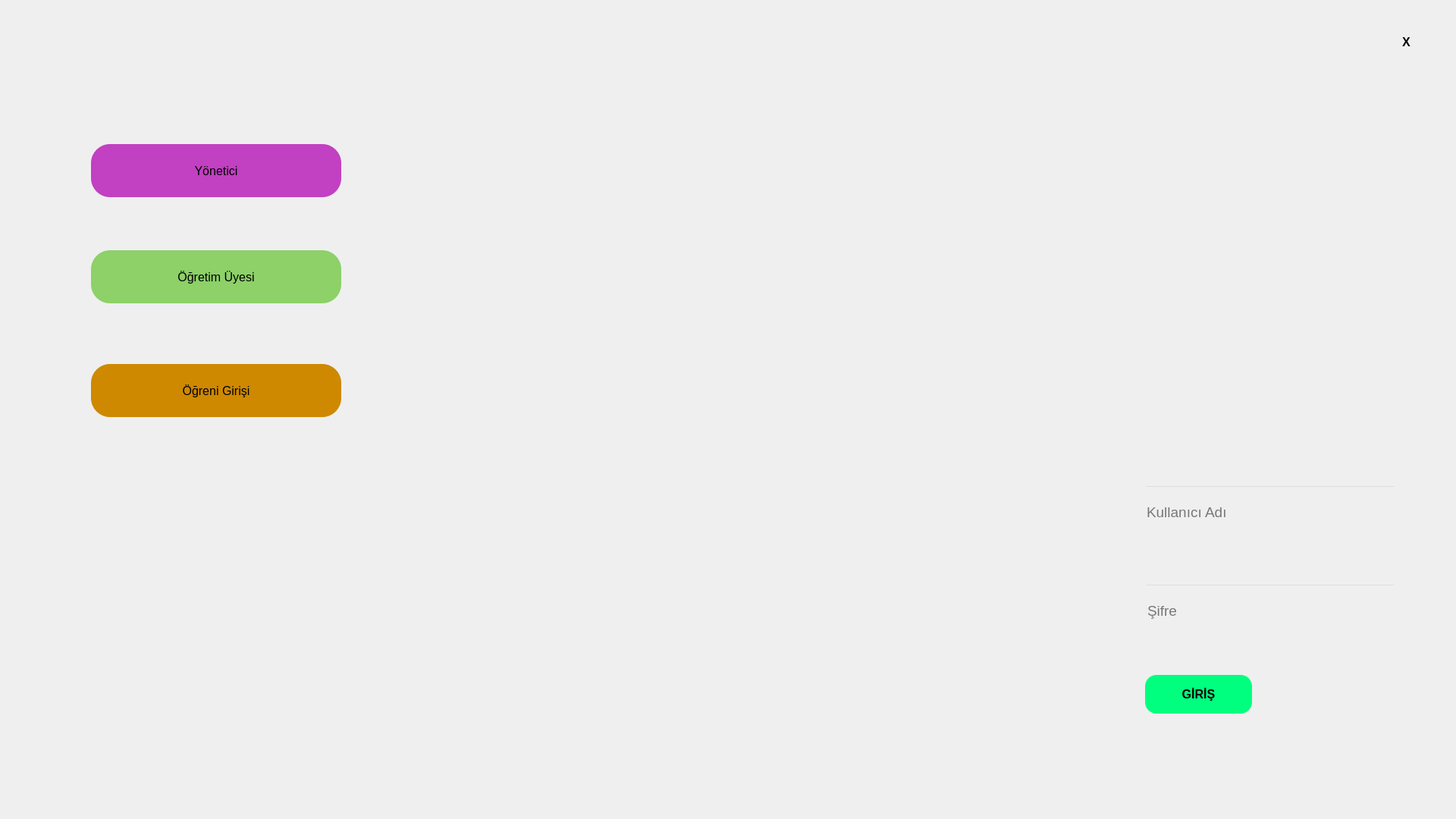
<?xml version="1.0" encoding="UTF-8"?>
<ui version="4.0">
 <class>MainWindow</class>
 <widget class="QMainWindow" name="MainWindow">
  <property name="geometry">
   <rect>
    <x>0</x>
    <y>0</y>
    <width>1920</width>
    <height>1080</height>
   </rect>
  </property>
  <property name="font">
   <font>
    <pointsize>10</pointsize>
   </font>
  </property>
  <property name="windowTitle">
   <string>MainWindow</string>
  </property>
  <widget class="QWidget" name="centralwidget">
   <widget class="QPushButton" name="btnOne">
    <property name="geometry">
     <rect>
      <x>120</x>
      <y>190</y>
      <width>330</width>
      <height>70</height>
     </rect>
    </property>
    <property name="font">
     <font>
      <family>Arial</family>
      <pointsize>12</pointsize>
     </font>
    </property>
    <property name="styleSheet">
     <string notr="true">QPushButton#btnOne{	
	background-color: rgb(194, 64, 194);
	color: black;
	border-radius:25px;
}
QPushButton#btnOne:hover{	
	background-color: qlineargradient(spread:pad, x1:0, y1:0.505682, x2:1, y2:0.477, stop:0 rgb(194, 64, 194), stop:1  rgb(194, 64, 194));
}
QPushButton#btnOne:pressed{
	padding-left:2px;
	padding-top:2px;	
	background-color: rgb(194, 64, 194);
}</string>
    </property>
    <property name="text">
     <string>Yönetici</string>
    </property>
   </widget>
   <widget class="QPushButton" name="btnTwo">
    <property name="geometry">
     <rect>
      <x>120</x>
      <y>330</y>
      <width>330</width>
      <height>70</height>
     </rect>
    </property>
    <property name="font">
     <font>
      <family>Arial</family>
      <pointsize>12</pointsize>
     </font>
    </property>
    <property name="styleSheet">
     <string notr="true">QPushButton#btnTwo{	
	background-color: rgb(141, 209, 104);
	color: black;
	border-radius:25px;
}
QPushButton#btnTwo:hover{	
	background-color: qlineargradient(spread:pad, x1:0, y1:0.505682, x2:1, y2:0.477, stop:0 rgb(141, 209, 104), stop:1  rgb(141, 209, 104));
}
QPushButton#btnTwo:pressed{
	padding-left:2px;
	padding-top:2px;	
	background-color: rgb(141, 209, 104);
}</string>
    </property>
    <property name="text">
     <string>Öğretim Üyesi</string>
    </property>
   </widget>
   <widget class="QLabel" name="logo">
    <property name="geometry">
     <rect>
      <x>0</x>
      <y>0</y>
      <width>1921</width>
      <height>1081</height>
     </rect>
    </property>
    <property name="text">
     <string>&lt;html&gt;&lt;head/&gt;&lt;body&gt;&lt;p align=&quot;center&quot;&gt;&lt;img src=&quot;:/images/logo3.png&quot;/&gt;&lt;/p&gt;&lt;/body&gt;&lt;/html&gt;</string>
    </property>
   </widget>
   <widget class="QPushButton" name="btnQuit">
    <property name="geometry">
     <rect>
      <x>1839</x>
      <y>40</y>
      <width>31</width>
      <height>30</height>
     </rect>
    </property>
    <property name="font">
     <font>
      <family>Arial</family>
      <pointsize>12</pointsize>
      <weight>75</weight>
      <bold>true</bold>
     </font>
    </property>
    <property name="styleSheet">
     <string notr="true">QPushButton#btnQuit{	
	background-color: transparent;
	color: rgb(0, 0, 0);
	border-radius:5px;
}
QPushButton#btnQuit:hover{	
	background-color: qlineargradient(spread:pad, x1:0, y1:0.505682, x2:1, y2:0.477, stop:0 rgb(255, 65, 65), stop:1  rgb(255, 65, 65));
}
QPushButton#btnQuit:pressed{
	padding-left:2px;
	padding-top:2px;	
	background-color: rgb(255, 65, 65);
}</string>
    </property>
    <property name="text">
     <string>X</string>
    </property>
    <property name="icon">
     <iconset>
      <normaloff>:/icons/feather/x.svg</normaloff>:/icons/feather/x.svg</iconset>
    </property>
    <property name="iconSize">
     <size>
      <width>25</width>
      <height>25</height>
     </size>
    </property>
   </widget>
   <widget class="QPushButton" name="btnThree">
    <property name="geometry">
     <rect>
      <x>120</x>
      <y>480</y>
      <width>330</width>
      <height>70</height>
     </rect>
    </property>
    <property name="font">
     <font>
      <family>Arial</family>
      <pointsize>12</pointsize>
     </font>
    </property>
    <property name="styleSheet">
     <string notr="true">QPushButton#btnThree{	
	background-color: rgb(206, 137, 0);
	color: black;
	border-radius:25px;
}
QPushButton#btnThree:hover{	
	background-color: qlineargradient(spread:pad, x1:0, y1:0.505682, x2:1, y2:0.477, stop:0 rgb(206, 137, 0), stop:1  rgb(206, 137, 0));
}
QPushButton#btnThree:pressed{
	padding-left:2px;
	padding-top:2px;	
	background-color: rgb(206, 137, 0);
}</string>
    </property>
    <property name="text">
     <string>Öğreni Girişi</string>
    </property>
   </widget>
   <widget class="QLineEdit" name="lineUsername">
    <property name="geometry">
     <rect>
      <x>1509</x>
      <y>640</y>
      <width>331</width>
      <height>70</height>
     </rect>
    </property>
    <property name="font">
     <font>
      <family>Arial</family>
      <pointsize>14</pointsize>
     </font>
    </property>
    <property name="styleSheet">
     <string notr="true">background-color:rgba(0,0,0,0);
border-bottom:2px solid rgba(105,118,132,255);

</string>
    </property>
    <property name="placeholderText">
     <string>Kullanıcı Adı</string>
    </property>
   </widget>
   <widget class="QLineEdit" name="linePassword">
    <property name="geometry">
     <rect>
      <x>1510</x>
      <y>770</y>
      <width>330</width>
      <height>70</height>
     </rect>
    </property>
    <property name="font">
     <font>
      <family>Arial</family>
      <pointsize>14</pointsize>
     </font>
    </property>
    <property name="styleSheet">
     <string notr="true">background-color:rgba(0,0,0,0);
border-bottom:2px solid rgba(105,118,132,255);</string>
    </property>
    <property name="echoMode">
     <enum>QLineEdit::Password</enum>
    </property>
    <property name="placeholderText">
     <string>Şifre</string>
    </property>
   </widget>
   <widget class="QPushButton" name="btnLogin">
    <property name="geometry">
     <rect>
      <x>1510</x>
      <y>890</y>
      <width>141</width>
      <height>51</height>
     </rect>
    </property>
    <property name="font">
     <font>
      <family>Arial</family>
      <pointsize>12</pointsize>
      <weight>75</weight>
      <bold>true</bold>
     </font>
    </property>
    <property name="styleSheet">
     <string notr="true">QPushButton#btnLogin{	
	background-color:rgb(0, 255, 127);
	color: black;
	border-radius:15px;
}
QPushButton#btnLogin:hover{	
	background-color: qlineargradient(spread:pad, x1:0, y1:0.505682, x2:1, y2:0.477, stop:0 rgb(0, 255, 127), stop:1  rgb(0, 255, 127));
}
QPushButton#btnLogin:pressed{
	padding-left:2px;
	padding-top:2px;	
	background-color: rgb(0, 255, 127);
}</string>
    </property>
    <property name="text">
     <string>GİRİŞ</string>
    </property>
   </widget>
   <widget class="QLabel" name="chooseTitle">
    <property name="geometry">
     <rect>
      <x>1510</x>
      <y>570</y>
      <width>331</width>
      <height>41</height>
     </rect>
    </property>
    <property name="font">
     <font>
      <family>Arial</family>
     </font>
    </property>
    <property name="text">
     <string/>
    </property>
    <property name="alignment">
     <set>Qt::AlignCenter</set>
    </property>
   </widget>
   <zorder>logo</zorder>
   <zorder>btnOne</zorder>
   <zorder>btnTwo</zorder>
   <zorder>btnQuit</zorder>
   <zorder>btnThree</zorder>
   <zorder>lineUsername</zorder>
   <zorder>linePassword</zorder>
   <zorder>btnLogin</zorder>
   <zorder>chooseTitle</zorder>
  </widget>
 </widget>
 <resources>
  <include location="res.qrc"/>
 </resources>
 <connections/>
</ui>
